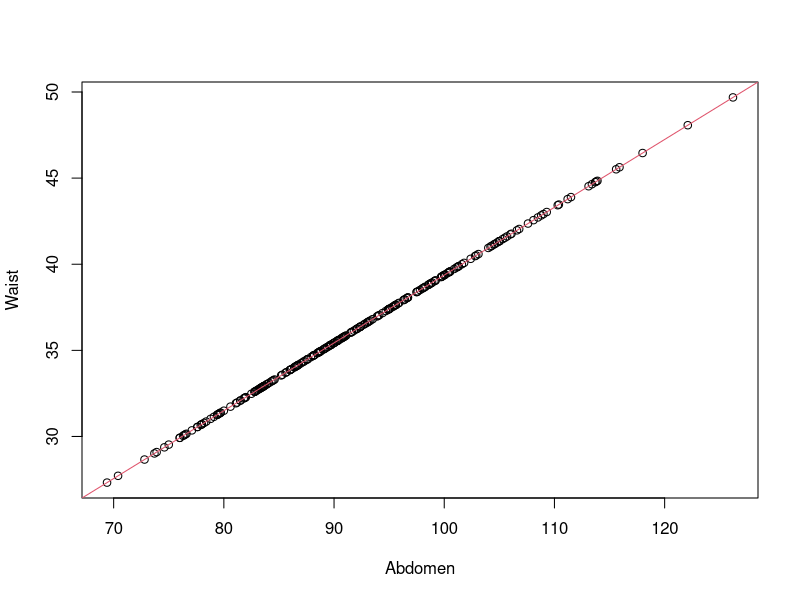
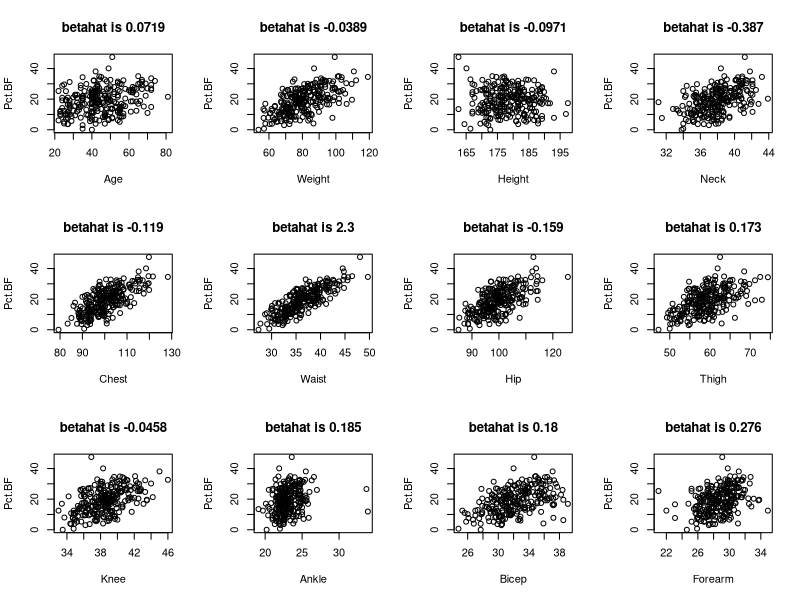
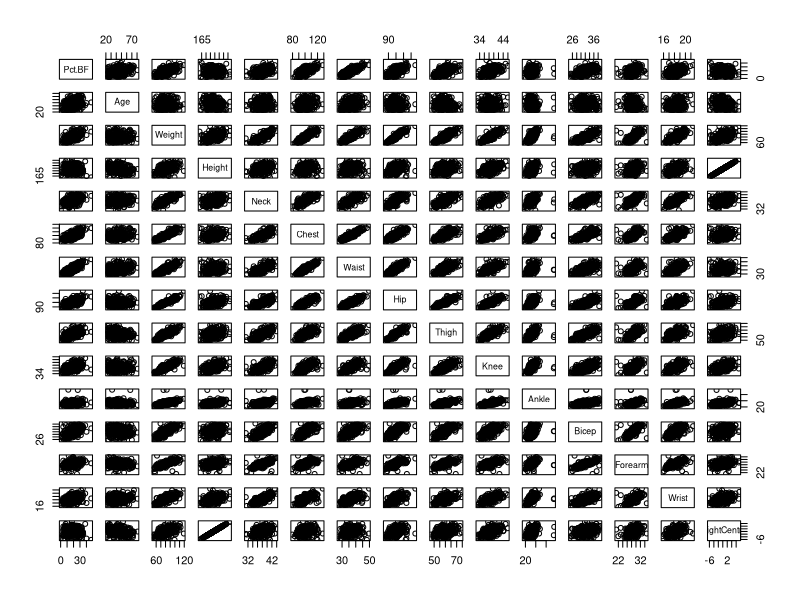

These figures' R source, in order: (Note: this script raises an error after producing the figures.)
## ---- chunk 1
# urlLocation <- "https://dasl.datadescription.com/download/data/3079"
# bodyfat <- read.table(urlLocation, header=TRUE)
bodyfat <- read.csv("bodyfat.csv",header = TRUE)
bodyfat$Height <- bodyfat$Height * 2.54
bodyfat$Weight <- bodyfat$Weight / 2.205
#plot(bodyfat)
## ---- chunk 2
## remove density 
fit_all <- lm(Pct.BF~., data = bodyfat[,-1])
summary(fit_all)
## ---- chunk 3
summary(lm(Pct.BF~Abdomen, data = bodyfat[,-1]))
summary(lm(Pct.BF~Waist, data = bodyfat[,-1]))
cor(bodyfat$Waist, bodyfat$Abdomen)
plot(Waist~Abdomen, data = bodyfat); abline(lm(Waist~Abdomen, data = bodyfat), col = 2)
## ---- chunk 4
## remove density and abdomen
fit_all <- lm(Pct.BF~., data = bodyfat[,-which(names(bodyfat) %in% c("Density", "Abdomen"))])
summary(fit_all)
## ---- chunk 5
coef(lm(Pct.BF~Chest, data = bodyfat))
coef(fit_all)["Chest"]
## ---- chunk 6
par(mfrow= c(3,4))
for(j in 2:13){
  plot(bodyfat[,-which(names(bodyfat) %in% c("Density", "Abdomen"))][,c(j,1)])
  title(main = paste("betahat is", signif(coef(fit_all)[j],3)))
} 
## ---- chunk 7
plot(bodyfat[,-which(names(bodyfat) %in% c("Density", "Abdomen"))])
signif(cor(bodyfat),4)
## ---- chunk 8
summary(lm(Pct.BF~Weight, data = bodyfat))$coef
summary(lm(Pct.BF~Hip, data = bodyfat))$coef
summary(lm(Pct.BF~Weight+Hip, data = bodyfat))$coef
cor(bodyfat$Weight, bodyfat$Hip)
## ---- chunk 9
predict(lm(Pct.BF~Hip, data = bodyfat),newdata = data.frame(Hip = 110, Weight = 90), se.fit = TRUE)$se.fit
predict(lm(Pct.BF~Weight, data = bodyfat),newdata = data.frame(Hip = 110, Weight = 90), se.fit = TRUE)$se.fit
predict(lm(Pct.BF~Hip+Weight, data = bodyfat),newdata = data.frame(Hip = 110, Weight = 90), se.fit = TRUE)$se.fit
## ---- chunk 10
X <- model.matrix(fit_all)
format(eigen(crossprod(X))$values,scientific = FALSE)
## ---- chunk 11
car::vif(fit_all)
mean(car::vif(fit_all))
## ---- chunk 12
diag(solve(t(X) %*% X))[2]*(sum((bodyfat$Age-mean(bodyfat$Age))^2))
diag(solve(t(X) %*% X))[3]*(sum((bodyfat$Weight-mean(bodyfat$Weight))^2))
rm(X)
## ---- chunk 13
1/(1-summary(lm(Age~ Weight+Height+Neck+Chest+Waist+Hip+Thigh+Knee+Ankle+Bicep+Forearm+Wrist, data =bodyfat))$r.squared)
1/(1-summary(lm(Weight~ Age+Height+Neck+Chest+Waist+Hip+Thigh+Knee+Ankle+Bicep+Forearm+Wrist, data =bodyfat))$r.squared)
## ---- chunk 14
sort(car::vif(fit_all))
fit_sub1 <- lm(Pct.BF ~ Age + Forearm+Wrist+Bicep+Height+Neck+Knee+Thigh, data = bodyfat)
anova(fit_sub1, fit_all) # The simpler model gives a worse goodness of fit
car::vif(fit_sub1); mean(car::vif(fit_sub1)) # but we still have multi-collinearity
X <- model.matrix(fit_sub1)
eigen(crossprod(X))$values ## still problematic
## ---- chunk 15
sort(car::vif(fit_sub1))
fit_sub2 <- lm(Pct.BF ~ Age + Forearm, data = bodyfat)
summary(fit_sub2)
anova(fit_sub2, fit_sub1)
car::vif(fit_sub2); mean(car::vif(fit_sub2))
## ---- chunk 16
plot(bodyfat[,c("Weight","Hip","Forearm","Age","Ankle","Pct.BF")])
## ---- chunk 17
bodyfat[bodyfat$Ankle > 30,]
## ---- chunk 18
plot(bodyfat[,c("Ankle","Pct.BF")])
points(bodyfat[bodyfat$Ankle > 30,c("Ankle","Pct.BF")], col = 2, pch = 16)
abline(coef(lm(Pct.BF~Ankle, data = bodyfat)), col = 2)
abline(coef(lm(Pct.BF~Ankle, data = bodyfat, subset = bodyfat$Ankle < 30)))
## ---- chunk 19
fit_lev <- lm(Pct.BF~Ankle, data = bodyfat)

plot(bodyfat$Ankle, hatvalues(fit_lev),
     xlab= "Ankle", ylab = "Hat Values")
points(x=bodyfat$Ankle ,
       y=hatvalues(fit_lev),
       col = 1 + (hatvalues(fit_lev)> 0.05), pch = 16)
## ---- chunk 20
par(mfrow=c(2,2))
plot(lm(Pct.BF~Ankle, data = bodyfat))
## ---- chunk 21
fit_ankle <- lm(Pct.BF~Ankle, data = bodyfat)
X <- model.matrix(fit_ankle)
## ---- chunk 22
head(hatvalues(fit_ankle))
head(diag(X %*% solve(crossprod(X)) %*% t(X)))
## ---- chunk 23
fit_mul <- lm(Pct.BF~Ankle+Weight+Age+Forearm+Hip, data = bodyfat)
par(mfrow=c(1,2))
plot(bodyfat$Age, hatvalues(fit_mul))
plot(bodyfat$Ankle, hatvalues(fit_mul))
## ---- chunk 24
## points iwith high leverage in color 
cvec <- rep("grey80", nrow(bodyfat))
cvec[hatvalues(fit_mul)>0.1] <- c(2,3,4,5,6,7)
plot(bodyfat[order(hatvalues(fit_mul)),c("Ankle","Weight","Age","Forearm","Hip")], pch = 16, 
     col = cvec)
## ---- chunk 25
# ?influence
head(rstandard(fit_mul))
head(residuals(fit_mul)/(summary(fit_mul)$sigma*sqrt(1-hatvalues(fit_mul))))

head(rstudent(fit_mul))
head(residuals(fit_mul)/(influence(fit_mul)$sigma * sqrt(1-hatvalues(fit_mul))))
head(rstandard(fit_mul)*sqrt((fit_mul$df.residual-1)/((fit_mul$df.residual)-rstandard(fit_mul)^2)))
## ---- chunk 26
tail(sort(abs(rstandard(fit_mul))))
tail(sort(abs(rstudent(fit_mul))))
## ---- chunk 27
par(mfrow = c(2,2))
plot(fit_mul)
## ---- chunk 28
i <- 84
ei <- bodyfat[i,"Pct.BF"] - 
      predict(lm(formula = Pct.BF ~ Ankle + Weight + Age + Forearm + Hip, data = bodyfat, subset = -i), 
              newdata = bodyfat[i,])
# (residuals(fit_mul)[i]^2*hatvalues(fit_mul)[i]/((1-hatvalues(fit_mul)[i])^2))*(1/length(coef(fit_mul)))
plot(cooks.distance(fit_mul))
## ---- chunk 29
plot(fit_mul, 4)
## ---- chunk 30
head((resid(fit_mul)^2)*(1/fit_mul$rank)*(hatvalues(fit_mul)/((1-hatvalues(fit_mul))^2))*(1/summary(fit_mul)$sigma^2))
head(cooks.distance(fit_mul))
# note compared to the slides R divides by summary(fit_mul)$sigma - no difference to the ranking of influential observations 
## ---- chunk 31
bodyfat$Ankle[bodyfat$Ankle > 30]
bodyfat$Ankle[bodyfat$Ankle > 30] <- bodyfat$Ankle[bodyfat$Ankle > 30] - 10
## ---- chunk 32
fit_mul_corr <- lm(Pct.BF ~ Ankle + Weight + Age + Forearm + Hip, data = bodyfat)
par(mfrow=c(2,2))
plot(fit_mul_corr)
## ---- chunk 33
plot(fit_mul_corr, which = 4) 
